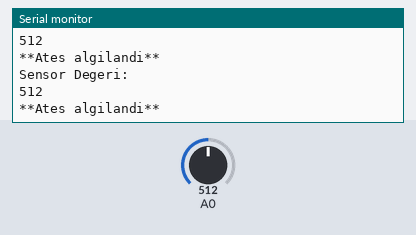
Simulated run of this sketch. Board: Arduino Uno, built with avr-gcc and run on an emulated ATmega328P. Shown: the last lines printed to the serial monitor. Inputs (shaded band) come from the test bench; at power-on: A0 = 512.

Above: at 1.2 s.
1.3 s: A0 set to 786
At 1.7 s:
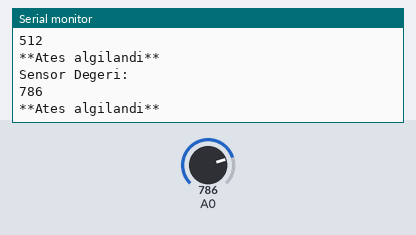
4.3 s: A0 set to 810
At 4.7 s:
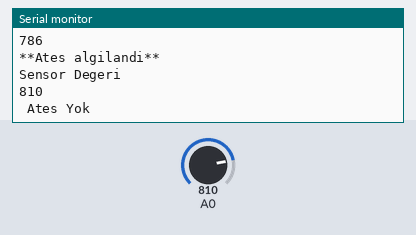
Timing chart, 0 to 7.3 s (numbered marks = the images above; inputs shaded):
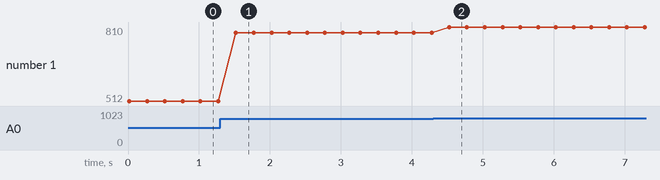

The sketch:

ates_sensoru.ino
```cpp
void setup() {
  // put your setup code here, to run once:
  Serial.begin(9600);
}

void loop() {
  // put your main code here, to run repeatedly:
  int sensor = analogRead(A0);
  if(sensor<=800)
  {
    Serial.println("Sensor Degeri: ");
    Serial.println(sensor);
    Serial.print("");
    Serial.println("**Ates algilandi**");
  }
  else
  {
    Serial.println("Sensor Degeri");
    Serial.println(sensor);
    Serial.print(" ");
    Serial.println("Ates Yok");
  }
  delay(250);
}
```

Measured:
- the behaviour switches between 800 and 801 on A0 (found by bisection; images 1 and 2)
- after the input at 1.3 s, the serial monitor: prints a new line after 0.22 s (image 1)
- after the input at 4.3 s, the serial monitor: prints a new line after 0.21 s (image 2)
- plotted number 1: 512 → 786 after the input at 1.3 s, 786 → 810 after the input at 4.3 s
